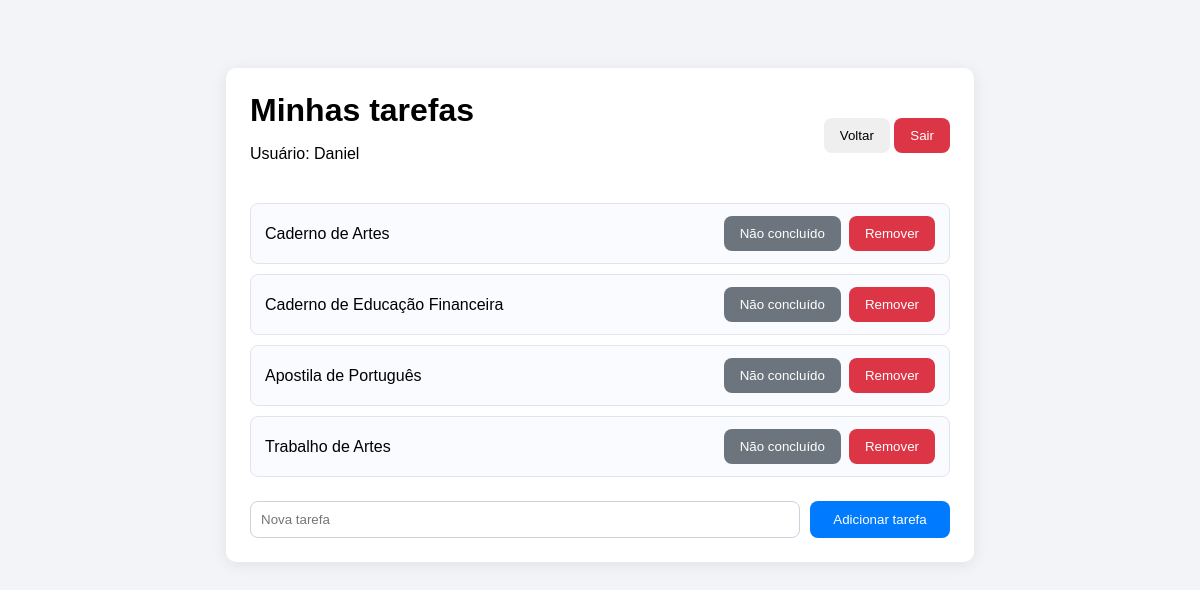
Screenshot of /user/tasks (signed in) with the database file from the repository.
### tables this page shows
CREATE TABLE tasks (
    id INTEGER PRIMARY KEY AUTOINCREMENT,
    titulo TEXT NOT NULL,
    concluida INTEGER DEFAULT 0,
    user_id INTEGER NOT NULL,
    FOREIGN KEY (user_id) REFERENCES users(id)
);

### app.py (the view)
@app.route("/user/tasks")
def tasks_screen():
    if not session.get("username"):
        return redirect(url_for("login_screen"))
    conn = sqlite3.connect("BancoDados.db")
    cursor = conn.cursor()
    cursor.execute("SELECT * FROM tasks WHERE user_id = ?", (session["user_id"],))
    tasks = cursor.fetchall()
    conn.close()
    return render_template("lista_tarefas.html", tasks=tasks, username=session["username"])

### templates/lista_tarefas.html (shortened to what this page needs)
<!doctype html>
<html lang="pt-BR">
<head>
</head>
<body>
  <div class="card">
    <div class="header">
      <div>
        <h1>Minhas tarefas</h1>
        <p>Usuário: {{ username }}</p>
      </div>
      <div class="actions">
        <a href="/user"><button class="btn">Voltar</button></a>
        <a href="/logout"><button class="btn btn-danger">Sair</button></a>
      </div>
    </div>
    {% if tasks %}
      <ul class="task-list">
        {% for task in tasks %}
          <li class="task-item">
            <span class="task-title">{{ task[1] }}</span>
            <div class="task-actions">
              <form method="post" action="/user/tasks/toggle" style="margin:0">
                <button type="submit" class="btn btn-secondary">
                  {% if task|length > 2 and task[2] %}Concluído{% else %}Não concluído{% endif %}
                </button>
              </form>
              <form method="post" action="/user/tasks/remove" style="margin:0">
                <button type="submit" class="btn btn-danger">Remover</button>
              </form>
            </div>
          </li>
        {% endfor %}
      </ul>
    {% else %}
      <p>Você ainda não tem tarefas. Adicione uma abaixo.</p>
    {% endif %}
    <form class="add-task" method="post" action="/user/tasks/add">
      <input type="text" name="titulo" placeholder="Nova tarefa" required>
      <button type="submit" class="btn btn-primary">Adicionar tarefa</button>
    </form>
  </div>
</body>
</html>

### templates/lista_tarefas.html (style rules this page uses)
body { font-family:Arial,Helvetica,sans-serif;background:#f2f4f7;padding:20px }
.card { max-width:700px;margin:40px auto;padding:24px;border-radius:10px;background:#fff;box-shadow:0 3px 16px rgba(0,0,0,0.08) }
.header { display:flex;justify-content:space-between;align-items:center;gap:12px;flex-wrap:wrap }
h1 { margin:0 }
.btn { padding:10px 16px;border:none;border-radius:8px;cursor:pointer }
.btn-primary { background:#007bff;color:#fff }
.btn-secondary { background:#6c757d;color:#fff }
.btn-danger { background:#dc3545;color:#fff }
.task-list { list-style:none;padding:0;margin:24px 0 }
.task-item { display:flex;justify-content:space-between;align-items:center;padding:12px 14px;border:1px solid #e1e5ea;border-radius:8px;margin-bottom:10px;background:#f9fbff }
.task-title { margin:0;font-size:16px }
.task-actions { display:flex;gap:8px;align-items:center }
.task-actions form { margin:0 }
form.add-task { display:flex;gap:10px;flex-wrap:wrap;margin-top:18px }
form.add-task input { flex:1;padding:10px;border:1px solid #cbd2db;border-radius:8px }
form.add-task button { min-width:140px }
.actions a { color:#007bff;text-decoration:none }

### rows the page displays
tasks: titulo "Caderno de Artes", concluida "Não concluído"
tasks: titulo "Caderno de Educação Financeira", concluida "Não concluído"
tasks: titulo "Apostila de Português", concluida "Não concluído"
tasks: titulo "Trabalho de Artes", concluida "Não concluído"

### other values shown
{{ username }} "Daniel"
